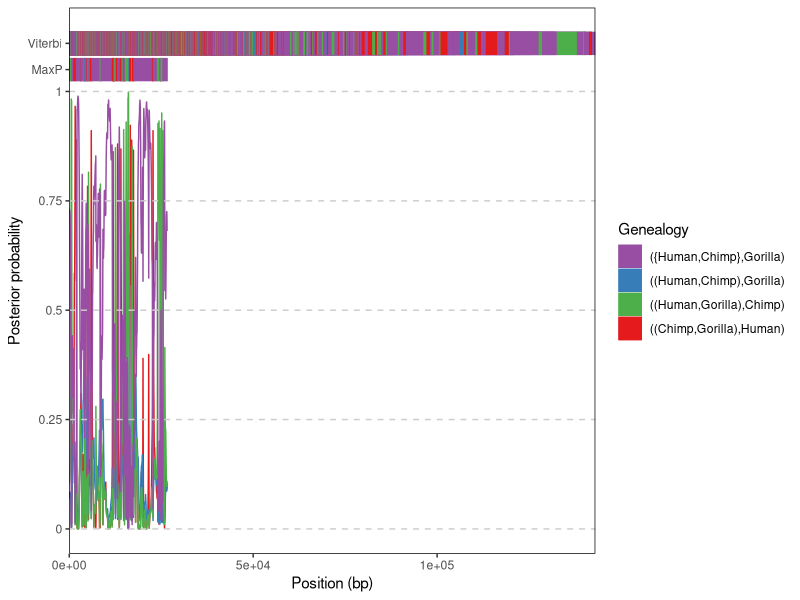

Reproduce this figure in R.
library(tidyverse)

hidden_states <- read_csv("./data/output/viterbi/hidden_states.csv")
post_block32 <- read_csv("./data/output/posterior/exampleblck32.posterior.csv")
viterbi <- read_csv("./data/output/viterbi/exampleblck32.viterbi.csv")

state_mapping <- hidden_states %>% 
  select(state_idx, topology)

post_long <- post_block32 %>%
  pivot_longer(
    cols = -c(alignment_block_idx, position_idx),
    names_to = "topology",
    values_to = "probability"
    ) %>% 
  select(-alignment_block_idx)  %>%
  mutate(
    topology = str_replace_all(topology, "sp1", "Human"),
    topology = str_replace_all(topology, "sp2", "Chimp"),
    topology = str_replace_all(topology, "sp3", "Gorilla")
  )


viterbi <- viterbi %>%
  mutate(most_likely_state = as.numeric(most_likely_state)) %>%
  left_join(state_mapping, by = c("most_likely_state" = "state_idx")) %>%
  arrange(position_start) %>% 
  select(-Block_idx) %>% 
  select(-most_likely_state)  %>%
  mutate(
    topology = str_replace_all(topology, "sp1", "Human"),
    topology = str_replace_all(topology, "sp2", "Chimp"),
    topology = str_replace_all(topology, "sp3", "Gorilla")
  )


max_top <- post_long %>%
  group_by(position_idx) %>%
  slice_max(probability, n = 1, with_ties = TRUE) %>% 
  slice(1) %>%  
  ungroup() %>%
  arrange(position_idx)

max_post <- max_top %>%
  arrange(position_idx) %>%
  mutate(group = cumsum(topology != lag(topology, default = first(topology)))) %>%
  group_by(group, topology) %>%
  summarize(
    position_start = first(position_idx),
    position_end   = last(position_idx),
    .groups = "drop"
  ) %>%
  select(-group) %>%
  mutate(
    topology = str_replace_all(topology, "sp1", "Human"),
    topology = str_replace_all(topology, "sp2", "Chimp"),
    topology = str_replace_all(topology, "sp3", "Gorilla")
  )


padding <- 0.025

top_vec <- c("({Human,Chimp},Gorilla)", 
             "((Human,Chimp),Gorilla)", 
             "((Human,Gorilla),Chimp)", 
             "((Chimp,Gorilla),Human)")
             
p <- ggplot(post_long) +
  geom_line(aes(x = position_idx, y = probability, color = topology)) +
  geom_rect(aes(xmin = position_start, xmax = position_end, 
              ymin = 1.11 - padding, ymax = 1.11 + padding, 
              fill = topology, color = topology),
          data = viterbi) +
  geom_rect(aes(xmin = position_start, xmax = position_end, 
              ymin = 1.05 - padding, ymax = 1.05 + padding, 
              fill = topology, color = topology),
          data = max_post) +
  scale_color_brewer(palette = "Set1", 
                    breaks = top_vec, 
                    labels = top_vec) +
  scale_fill_brewer(palette = "Set1", 
                    breaks = top_vec, 
                    labels = top_vec) +
  scale_y_continuous(breaks = c(0, 0.25, 0.5, 0.75, 1, 1.05, 1.11), 
                     labels = c(0, 0.25, 0.5, 0.75, 1, "MaxP", "Viterbi")) +
  scale_x_continuous(expand = c(0, 0)) +
  theme_bw() +
  theme(panel.grid = element_blank(),
        panel.border = element_rect(color = "black", fill = NA)) +
  geom_hline(yintercept = c(0, 0.25, 0.5, 0.75, 1), 
             color = "grey80", linetype = "dashed") +
  labs(x = "Position (bp)", y = "Posterior probability", 
       fill = "Genealogy", color = "Genealogy")


ggsave(filename = "./plot.png", 
       plot = p, width = 12, height = 6, dpi = 600)